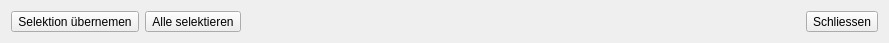
<?xml version="1.0" encoding="UTF-8"?>
<ui version="4.0">
 <class>Form</class>
 <widget class="QWidget" name="Form">
  <property name="geometry">
   <rect>
    <x>0</x>
    <y>0</y>
    <width>889</width>
    <height>41</height>
   </rect>
  </property>
  <property name="windowTitle">
   <string>Form</string>
  </property>
  <layout class="QHBoxLayout" name="horizontalLayout">
   <item>
    <widget class="QToolButton" name="btnReload">
     <property name="text">
      <string>Selektion übernemen</string>
     </property>
    </widget>
   </item>
   <item>
    <widget class="QToolButton" name="btnSelectAll">
     <property name="text">
      <string>Alle selektieren</string>
     </property>
    </widget>
   </item>
   <item>
    <spacer name="horizontalSpacer">
     <property name="orientation">
      <enum>Qt::Horizontal</enum>
     </property>
     <property name="sizeHint" stdset="0">
      <size>
       <width>590</width>
       <height>20</height>
      </size>
     </property>
    </spacer>
   </item>
   <item>
    <widget class="QToolButton" name="btnClose">
     <property name="text">
      <string>Schliessen</string>
     </property>
    </widget>
   </item>
  </layout>
 </widget>
 <resources/>
 <connections/>
</ui>
